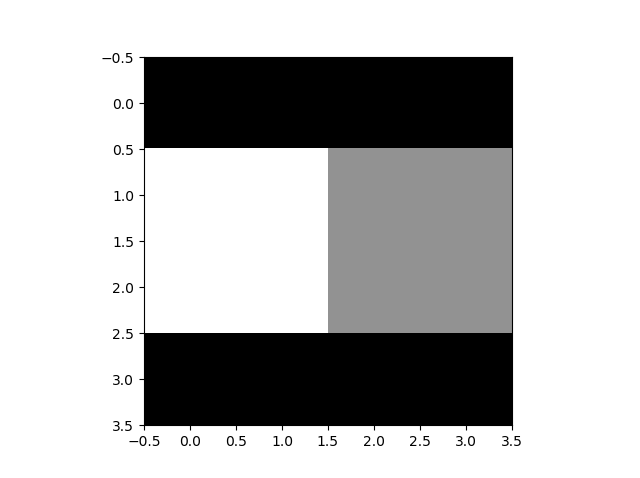
#> input picture created_phantom_in_python.png, 640 x 478 px, found by its file name
$ jupyter execute 'phantom & K space.ipynb'
#> lines starting #> are read from the running program, lines starting #| are printed output that depends on the picture
[cell 1]
import cv2
import numpy as np
import matplotlib
from matplotlib import pyplot as plt
from numpy.fft import fftshift, ifftshift, fftn, ifftn
import random
import sys

[cell 2]
matplotlib.rcParams['font.size'] = 8.0
img = cv2.imread('C:\\Users\\Ghada\\Downloads\\created_phantom_in_python.png', 0)
#> img is the input picture: shape (478, 640); min 0, max 255, mean 185

plt.subplot(131),plt.imshow(img, cmap = 'gray')
plt.title('phantom Image'), plt.xticks([]), plt.yticks([])
plt.show()

[cell 3]
matplotlib.rcParams['font.size'] = 8.0
img1 = cv2.imread('C:\\Users\\Ghada\\Downloads\\phantomT1.png', 0)
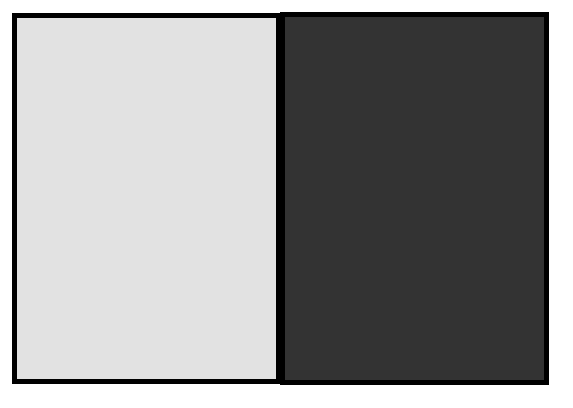
#> input picture phantomT1.png, 573 x 408 px, found by its file name
#> img1 is the input picture: shape (408, 573); min 0, max 255, mean 148
img2 = cv2.imread('C:\\Users\\Ghada\\Downloads\\phantomT2.png', 0)
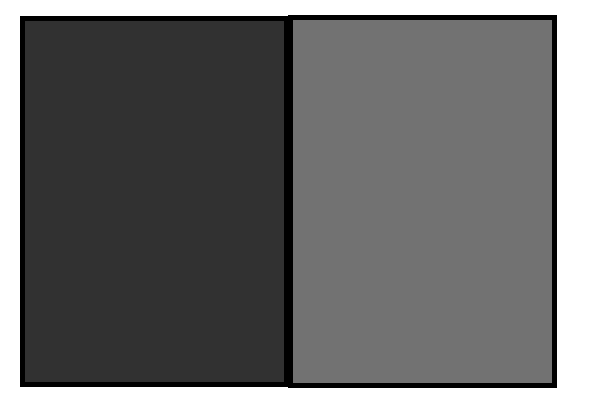
#> input picture phantomT2.png, 589 x 404 px, found by its file name
#> img2 is the input picture: shape (404, 589); min 0, max 255, mean 105.2

plt.subplot(131),plt.imshow(img1, cmap = 'gray')
plt.title('Input T1 Image'), plt.xticks([]), plt.yticks([])

plt.subplot(132),plt.imshow(img2, cmap = 'gray')
plt.title('Input T2 Image'), plt.xticks([]), plt.yticks([])

plt.show()
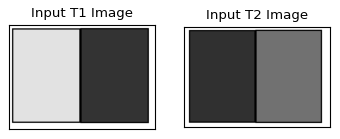
#> figure drawn by matplotlib, 2 panels

[cell 4]
matplotlib.rcParams['font.size'] = 8.0
np.random.seed(19680801)

img = cv2.imread('C:\\Users\\Ghada\\Downloads\\phantomT1.png', 0)
dim = range(img.ndim)

k = fftshift(fftn(ifftshift(img1, axes=dim), s=None, axes=dim), axes=dim)
k /= np.sqrt(np.prod(np.take(img1.shape, dim)))
k = np.real(k)
magnitude_spectrum = np.log(np.abs(k) + 1)
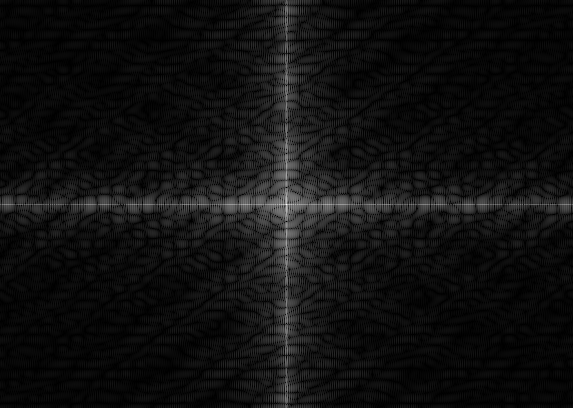
#> magnitude_spectrum: shape (408, 573) float64; min 3.02e-14, max 11.18, mean 0.733; drawn with min black and max white

images = []

fig, axs = plt.subplots(1, 2)

for j in range(2):
    axs[j].set_yticklabels([])
    axs[j].set_xticklabels([])

data = [img, magnitude_spectrum]

images.append(axs[0].imshow(data[0], cmap='gray'))

axs[0].set_title('Input T1 Image')

images.append(axs[1].imshow(data[1], cmap='gray'))


axs[1].set_title('K-space')

cv2.imwrite("k-space.jpg",k)
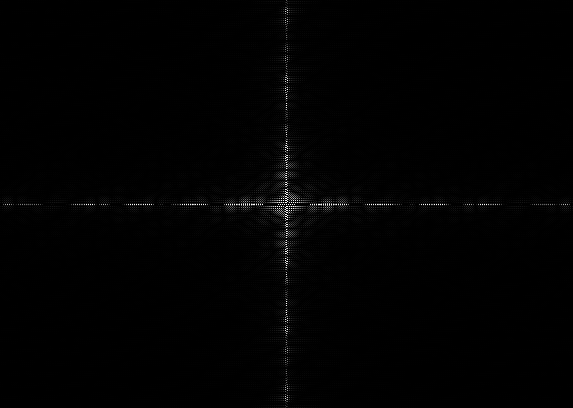
#> saved as k-space.jpg: shape (408, 573); min 0, max 255, mean 1.6

plt.show()

[cell 5]
Mag_Field = np.random.randint(low= 1 , high= 100, size = 15)
print (Mag_Field)

[cell 6]
larmorFreq_Hydrogen =42.58*Mag_Field
print(larmorFreq_Hydrogen)

[cell 7]
matplotlib.rcParams['font.size'] = 8.0
np.random.seed(19680801)

img = cv2.imread('C:\\Users\\Ghada\\Downloads\\phantomT1.png', 0)
dim = range(img.ndim)
for i in range(15):
    k_nonUniform= Mag_Field[i] * fftshift(fftn(ifftshift(img, axes=dim), s=None, axes=dim), axes=dim)
    k_nonUniform /= np.sqrt(np.prod(np.take(img.shape, dim)))
    k_nonUniform =  np.real(k_nonUniform)
    magnitude_spectrum1 = np.log(np.abs(k_nonUniform) + 1)
#> this loop made 15 passes
#> pass 1, `magnitude_spectrum1 = np.log(np.abs(k_nonUniform) + 1)`:
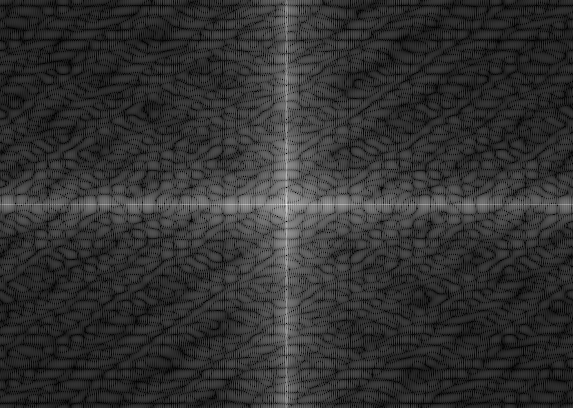
#> magnitude_spectrum1: shape (408, 573) float64; min 6.32e-13, max 14.22, mean 2.76; drawn with min black and max white

images = []

fig, axs = plt.subplots(1, 2)

for j in range(2):
    axs[j].set_yticklabels([])
    axs[j].set_xticklabels([])

data = [img, magnitude_spectrum1]

images.append(axs[0].imshow(data[0], cmap='gray'))
axs[0].set_title('Input Image')

images.append(axs[1].imshow(data[1], cmap='gray'))
axs[1].set_title('K-space')

cv2.imwrite("k-space_nonUniform.jpg",k_nonUniform)
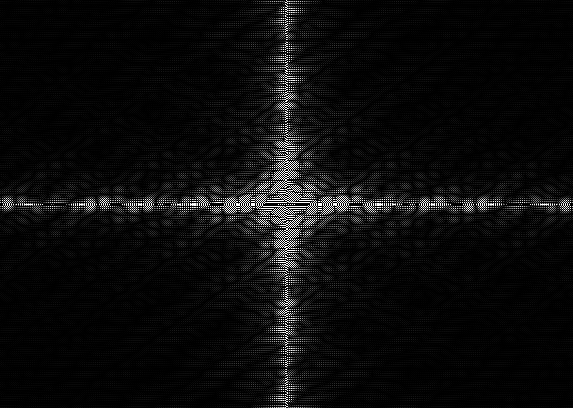
#> saved as k-space_nonUniform.jpg: shape (408, 573); min 0, max 255, mean 11.8

plt.show()
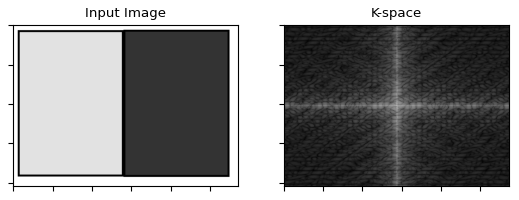
#> figure drawn by matplotlib, 2 panels

[cell 8]
f = np.fft.fft2(img)
fshift = np.fft.fftshift(f)
f_ishift = np.fft.ifftshift(fshift)
Kspace_inverse= np.fft.ifft2(f_ishift)
Kspace_inverse = np.abs(Kspace_inverse)

plt.subplot(131),plt.imshow(img, cmap = 'gray')
plt.title('Input Image'), plt.xticks([]), plt.yticks([])
plt.subplot(132),plt.imshow(Kspace_inverse, cmap = 'gray')
plt.title('Image after HPF'), plt.xticks([]), plt.yticks([]) #HPF: high pass filter
plt.subplot(133),plt.imshow(Kspace_inverse)
plt.title('Result in JET'), plt.xticks([]), plt.yticks([])

cv2.imwrite("Inverse.jpg",Kspace_inverse)

plt.show()
